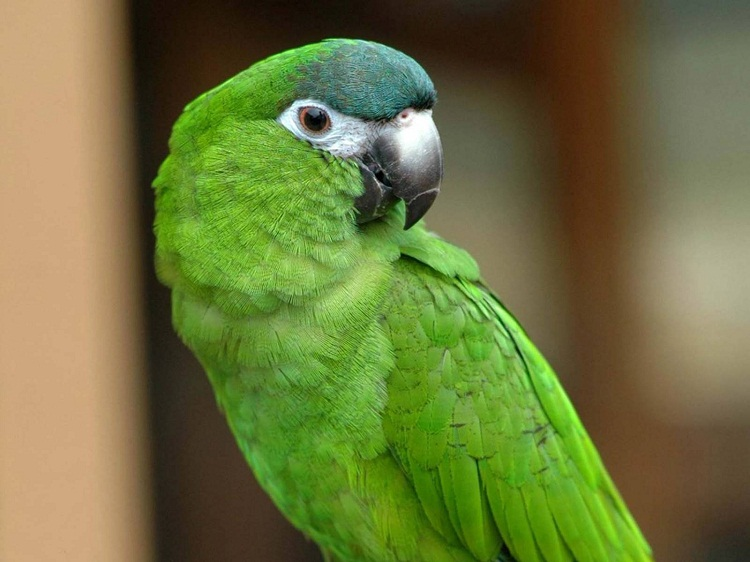
#> input picture images/green parrot/Image_1.jpg, 750 x 562 px, found by its file name
$ jupyter execute --allow-errors Project.ipynb   (shell and % lines are left out)
#> lines starting #> are read from the running program, lines starting #| are printed output that depends on the picture
<a href="https://colab.research.google.com/github/TheOneandOnly1999/Smartknower_ML_Project/blob/main/Project.ipynb" target="_parent"></a>

[cell 1]
from bing_image_downloader import downloader
downloader.download("green parrot",limit=25,output_dir='images',adult_filter_off=True)
#> (this line was passed over: bing_image_downloader is not available in this run)

[cell 2]
from bing_image_downloader import downloader
downloader.download("grey pigeon",limit=25,output_dir='images',adult_filter_off=True)
#> (this line was passed over: bing_image_downloader is not available in this run)

[cell 3]
from bing_image_downloader import downloader
downloader.download("bald eagle",limit=25,output_dir='images',adult_filter_off=True)
#> (this line was passed over: bing_image_downloader is not available in this run)
#> further down, img_array is the input picture: shape (562, 750, 3); mean R, G, B 109.7, 116.9, 61.8
#> `img_resized=resize(img_array,(150,150,3))`:
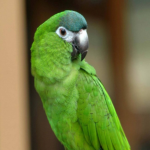
#> img_resized: shape (150, 150, 3) float64; mean R, G, B 0.43, 0.459, 0.242

[cell 4]
import numpy as np
#> (the rest of this cell did not finish here and is left out)

#> (a cell that did not finish here is left out)

[cell 6]
import os
import matplotlib.pyplot as plt
import numpy as np
from skimage.io import imread
from skimage.transform import resize

target=[]
images=[]
flat_data=[]

DATADIR='/content/images'
CATEGORIES=['green parrot','grey pigeon','bald eagle']

#> (the rest of this cell did not finish here and is left out)
